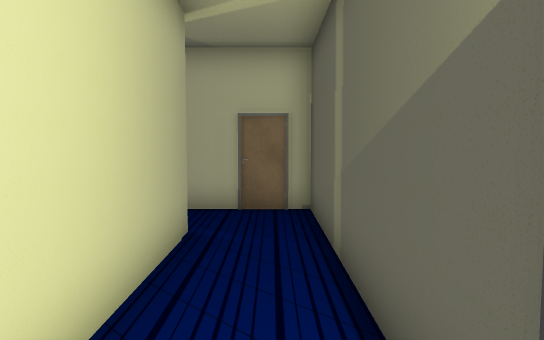
View 1 (above)

16 first-person views from a walk through a 3-D level made in the Unity game engine. The camera is 1.5 m above the floor, tilts 4° down and sees 70° across. The floor is counted in squares, 1 m on a side. Each view is taken from the middle of a square. On the plan, view 1 faces up. The plan holds only what a view shows up to about 17 squares ahead; the rest is blank. The player character is not drawn.

View 2
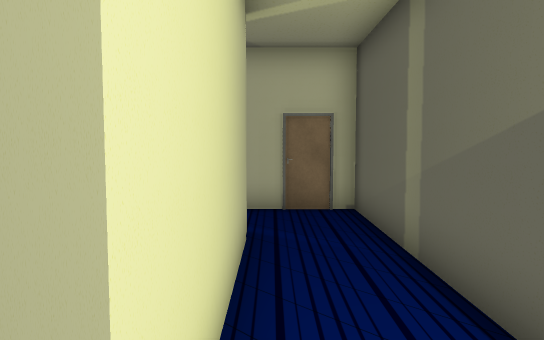

View 3
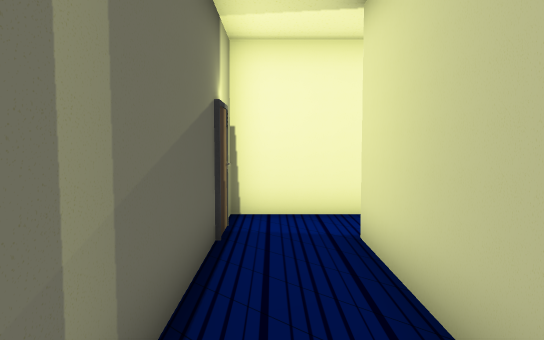

View 4
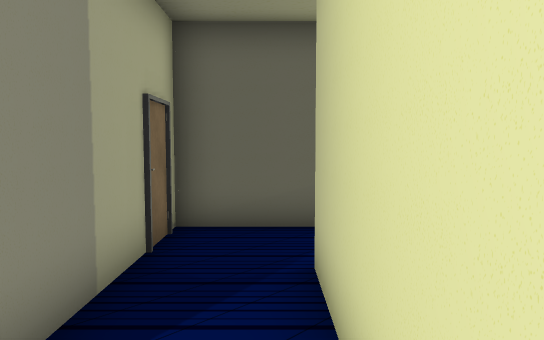

View 5
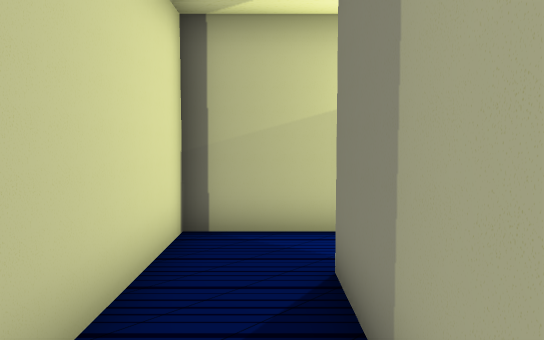

View 6
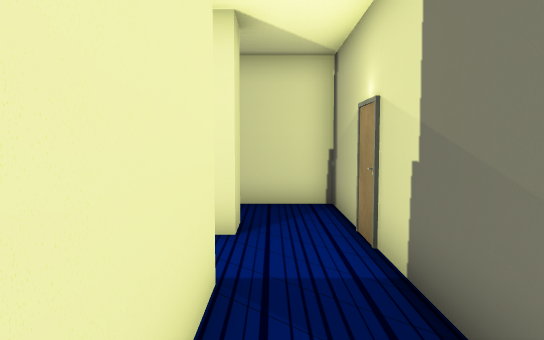

View 7
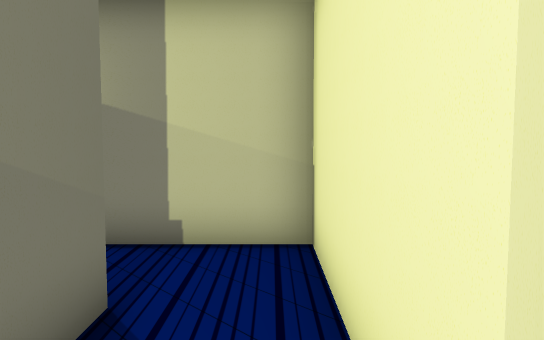

View 8
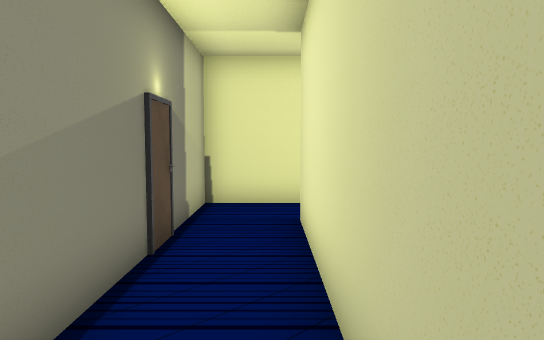

View 9
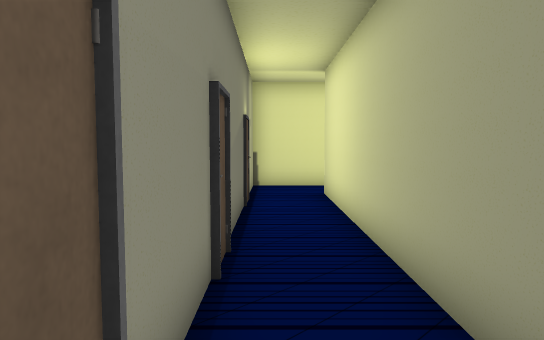

View 10
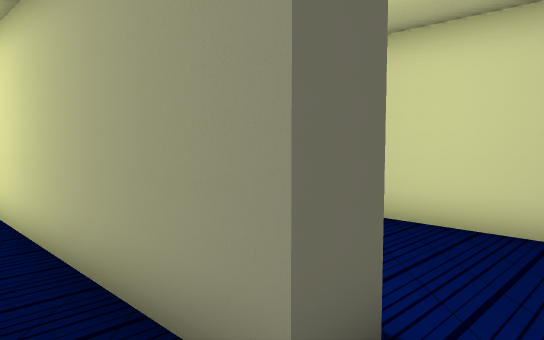

View 11
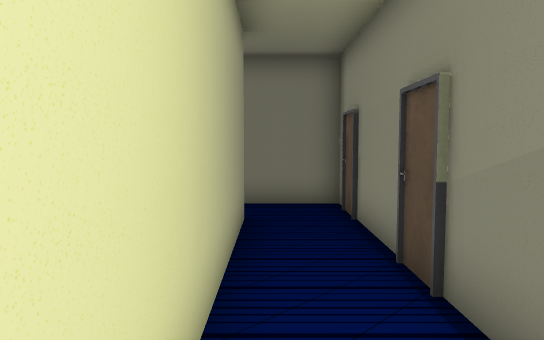

View 12
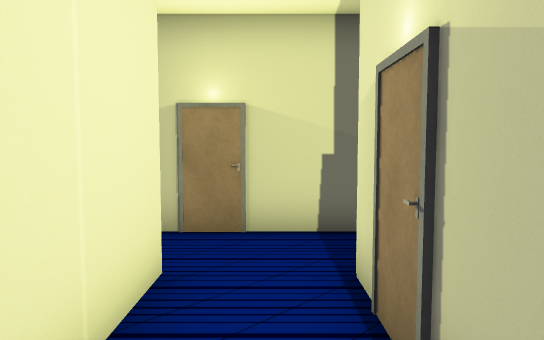

View 13
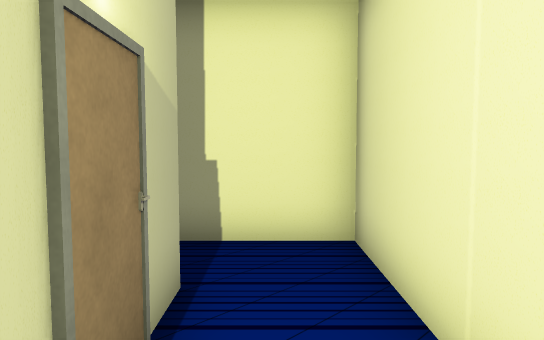

View 14
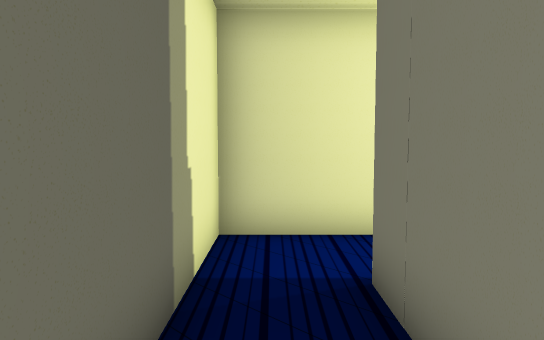

View 15
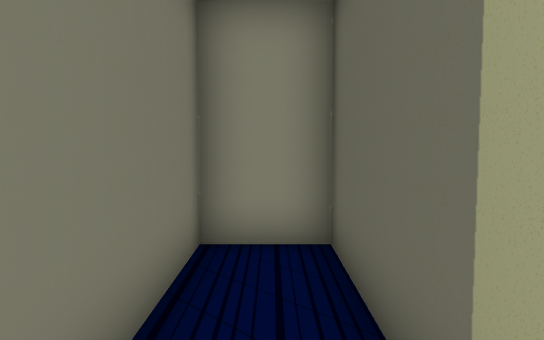

View 16
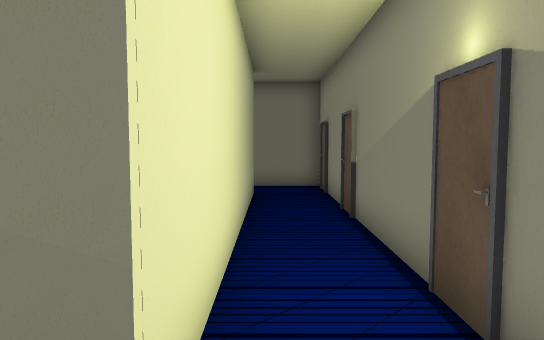

### Floor plan
Points are (right, up) in squares from view 1. A wall is a line through its corners. A room is listed if a view was taken in it or the views show most of it. See-through windows are left out.
Room 1 (views 1, 2, 3, 4, 5)
walls: (-1.9, -1.1) (0.9, -1.1) (0.9, 8.7) (-4.4, 8.7); (-6.5, 8.5) (-6.5, 6.5) (-1.4, 6.5) (-1.4, 0.9)
ways out: opening at (-5.5, 9.5) to room 2; opening at (-2, 0)
Room 2 (views 6, 7, 8, 9, 10, 11, 13, 16)
walls: (-16.6, 13.4) (-16.6, 14.5) (-6.5, 14.5) (-6.5, 8.5); (-4.4, 8.7) (-4.4, 9.7) (-0.5, 9.7); (-1.1, 12) (-4.4, 12) (-4.4, 16.7) (-18.5, 16.7) (-18.5, 14.2)
ways out: opening at (-5.5, 9.5) to room 1; opening at (-1, 11) to room 3
Room 3 (views 12, 14, 15)
walls: (-0.5, 9.7) (0.9, 9.7) (0.9, 16.7) (-1.1, 16.7) (-1.1, 12)
ways out: opening at (-1, 11) to room 2

Positions as (right, up) in squares from view 1, and headings:
1: (0, 0), facing up
2: (-1, 0), facing up
3: (0, 7), facing down
4: (-6, 7), facing right
5: (0, 8), facing left
6: (-5, 16), facing down
7: (-5, 11), facing up
8: (-14, 15), facing right
9: (-18, 16), facing right
10: (-18, 16), facing down-right
11: (-9, 15), facing left
12: (0, 11), facing left
13: (-5, 11), facing right
14: (0, 16), facing down
15: (0, 11), facing up
16: (-5, 15), facing left
